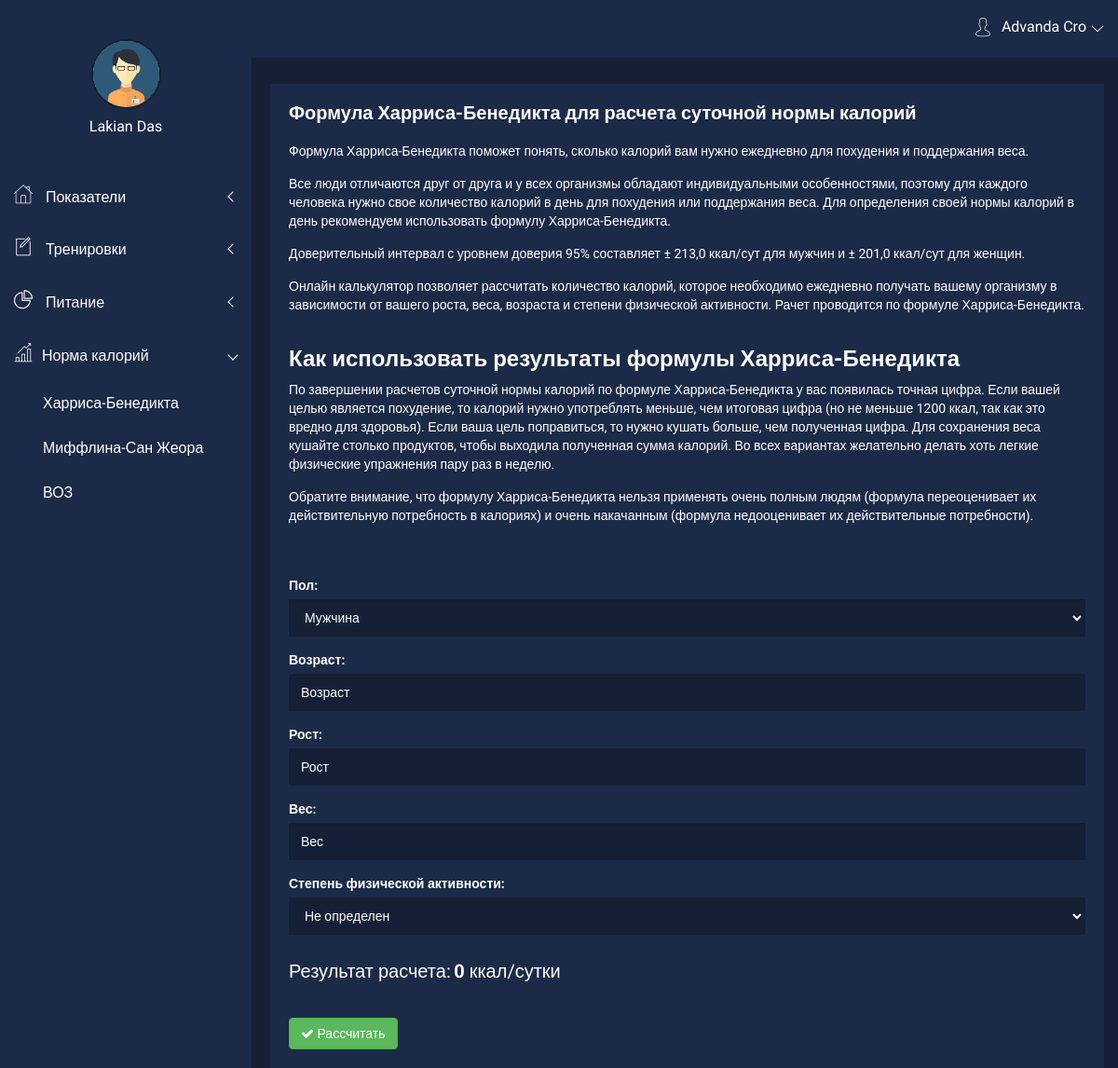
Before: /calculate/calculate_harrison (signed in) with the older database file.
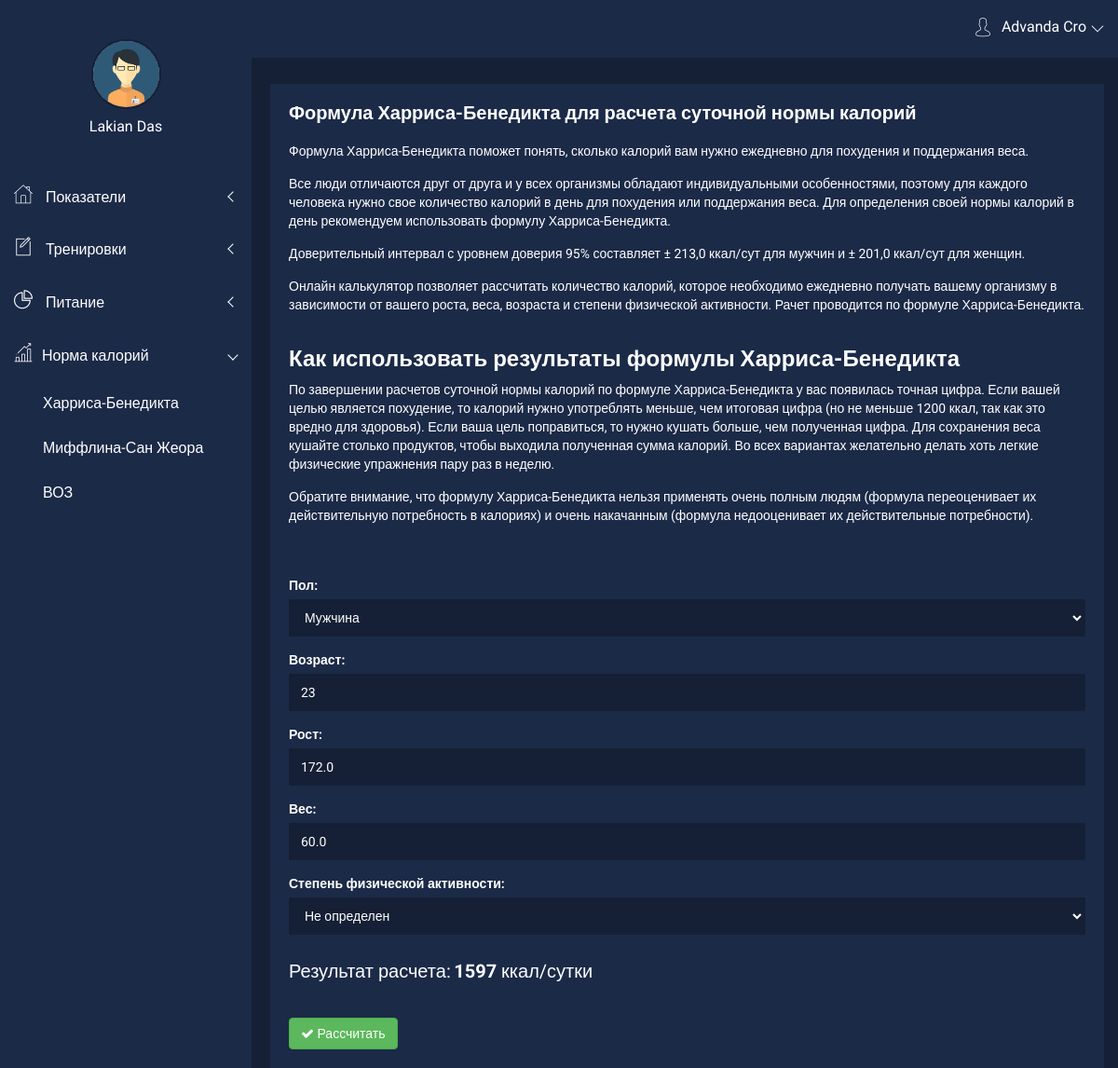
After: the same page with the newer database file.
### core/models/extendent.py (models this page shows, shortened)
class UserExtSettings(models.Model):
    MAN = 'man'
    WOMAN = 'woman'
    CHOICES = (
        (MAN, 'Мужчина'),
        (WOMAN, 'Женщина'),
    )
    user = models.ForeignKey(User, on_delete=models.CASCADE)
    gender = models.CharField(max_length=5, choices=CHOICES, default='MAN', null=True)
    age = models.IntegerField(verbose_name="Возраст", blank=True, default=1,
                              validators=[
                                  MaxValueValidator(120),
                                  MinValueValidator(1)
                              ])
    height = models.FloatField(max_length=300, verbose_name="Рост", blank=True, null=True,
                               validators=[
                                   MaxValueValidator(300),
                                   MinValueValidator(1)
                               ])
    weight = models.FloatField(max_length=200, verbose_name="Вес", blank=True, null=True,
                               validators=[
                                   MaxValueValidator(200),
                                   MinValueValidator(1)
                               ])
    neck = models.FloatField(max_length=100, verbose_name="Шея", null=True)
    shoulders = models.FloatField(max_length=200, verbose_name="Плечи", null=True)
    chest_relax = models.FloatField(max_length=200, verbose_name="Грудь расслабленная", null=True)
    chest_tense = models.FloatField(max_length=200, verbose_name="Грудь напряженная", null=True)
    left_biceps_relax = models.FloatField(max_length=100, verbose_name="Левый бицепс расслабленный", null=True)
    right_biceps_relax = models.FloatField(max_length=100, verbose_name="Правый бицепс расслабленный", null=True)
    left_biceps_tense = models.FloatField(max_length=100, verbose_name="Левый бицепс напряженный", null=True)
    right_biceps_tense = models.FloatField(max_length=100, verbose_name="Правый бицепс напряженный", null=True)
    left_forearm = models.FloatField(max_length=100, verbose_name="Левое предплечье", null=True)
    right_forearm = models.FloatField(max_length=100, verbose_name="Правое предплечье", null=True)
    pelvis = models.FloatField(max_length=200, verbose_name="Таз", null=True)
    waist = models.FloatField(max_length=200, verbose_name="Талия", null=True)
    left_thigh = models.FloatField(max_length=100, verbose_name="Бедро левое", null=True)
    right_thigh = models.FloatField(max_length=100, verbose_name="Бедро правое", null=True)
    left_shin = models.FloatField(max_length=100, verbose_name="Голень левая", null=True)
    right_shin = models.FloatField(max_length=100, verbose_name="Голень правая", null=True)
    body_mass_index = models.FloatField(max_length=100, verbose_name="Индекс массы тела", null=True)
    date_created = models.DateTimeField(auto_now_add=True, verbose_name="Дата создания", null=True)
    date_updated = models.DateTimeField(auto_now=True, verbose_name="Дата обновления", null=True)
    class Meta:
        ordering = ['user']
        verbose_name = 'Дополнительная настройка'
        verbose_name_plural = 'Дополнительные настройки'

### calculate/views.py (the view)
# urls.py: path('calculate_harrison', views.calculate_harrison, name='calculate_harrison'),
def calculate_harrison(request):
    userExt = UserExtSettings.objects.filter(user_id=request.session['user']).order_by('-date_created').first()
    formHarrison = CalcCaloriesForm(request.POST or None, instance=userExt)
    if request.method == 'POST' and formHarrison.is_valid():
        result = Calories.calc_harrison(gender=formHarrison.cleaned_data['gender'],
                                        age=formHarrison.cleaned_data['age'],
                                        weight=formHarrison.cleaned_data['weight'],
                                        height=formHarrison.cleaned_data['height'])
        if formHarrison.cleaned_data['physic_active']:
            result = result * float(request.POST['physic_active'])
    else:
        result = 0
        if userExt:
            result = Calories.calc_harrison(gender=formHarrison.instance.gender,
                                            age=formHarrison.instance.age,
                                            weight=formHarrison.instance.weight,
                                            height=formHarrison.instance.height)
    return render(request, 'calculate/calculate_harrison.html',
                  {"formHarrison": formHarrison, 'resultHarrison': math.ceil(result)})

### core/math/Calories.py (called while the page is built)
    @staticmethod
    def calc_harrison(gender, age, weight, height):
        if gender == 'man':
            result = (66.5 + (13.75 * float(weight)) + (5.003 * float(height)) - (6.775 * float(age)))
        else:
            result = (655.1 + (9.563 * float(weight)) + (1.85 * float(height)) - (4.676 * float(age)))
        return result

### templates/calculate/calculate_harrison.html (shortened to what the changed rows need)
{% extends 'base/dashboard.html' %}
{% load static %}
{% block content %}
    <link rel="stylesheet" href="{% static 'dashboard/css/alerts.css' %}">
    <div class="section-admin container-fluid" style="margin-left: 10px;">
        <div class="row">
            <div class="col-lg-12 col-md-12 col-sm-12 col-xs-12">
                <div class="sparkline9-list mg-t-30">
                    <div class="sparkline9-hd">
                        <div class="main-sparkline9-hd">
                            <h1>Формула Харриса-Бенедикта для расчета суточной нормы калорий</h1>
                        </div>
                    </div>
                    <form class="sparkline9-graph" method="post" action="" id="formMain">
                        <div id="pwd-container4">
                            <div class="form-group">
                                {{ formHarrison.gender.label_tag }}
                                {{ formHarrison.gender }}
                            </div>
                            <div class="form-group">
                                {{ formHarrison.age.label_tag }}
                                {{ formHarrison.age }}
                            </div>
                            <div class="form-group">
                                {{ formHarrison.height.label_tag }}
                                {{ formHarrison.height }}
                            </div>
                            <div class="form-group">
                                {{ formHarrison.weight.label_tag }}
                                {{ formHarrison.weight }}
                            </div>
                            <div class="form-group" style="color:white; margin-top: 25px;">
                                <span class="pwstrength_viewport_progress4"
                                      style="font-size: 20px;"><b>{{ resultHarrison }}</b> ккал/сутки</span>
                            </div>
                        </div>
                    </form>
                </div>
            </div>
        </div>
    </div>
{% endblock %}

Changed rows visible on the page:
added UserExtSettings: gender "Мужчина", age "23", height "172.0", weight "60.0"
Other visible differences:
{{ resultHarrison }}: "0" → "1597"
form field gender: "Мужчина" → (not shown)
